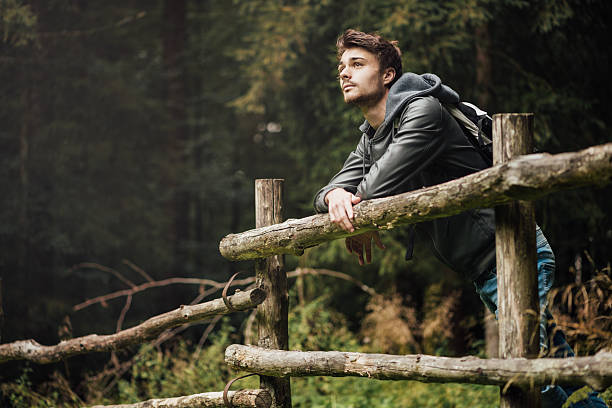
#> input picture day 1/istock.jpg, 612 x 408 px
$ python practice.py
#> lines starting #> are read from the running program, lines starting #| are printed output that depends on the picture; after the words box and inside, x2 and y2 are one past the last pixel; in counts of white or black regions, pixels touching at a corner belong together

import cv2
import matplotlib.pyplot as pit
img =cv2.imread("istock.jpg")
#> img is the input picture: shape (408, 612, 3); mean B, G, R 47.4, 61, 64.5
print(img.shape)
#| (408, 612, 3)
cv2.rectangle(img,(50,50),(100,100),(255,0,0),2)
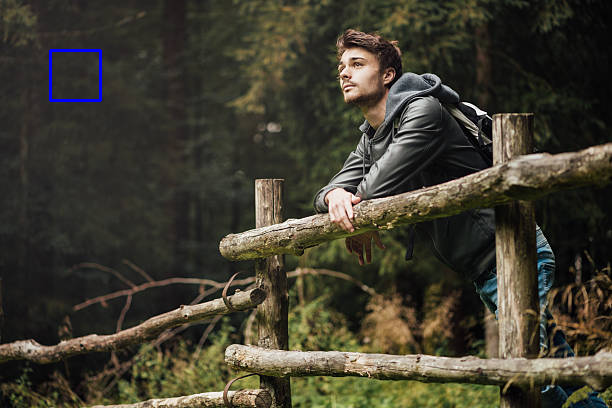
#> img: shape (408, 612, 3); 0.24% of pixels changed, all inside (x1, y1, x2, y2) = (49, 49, 102, 102)


pit.imshow(cv2.cvtColor(img,cv2.COLOR_BGR2RGB))
pit.show()
